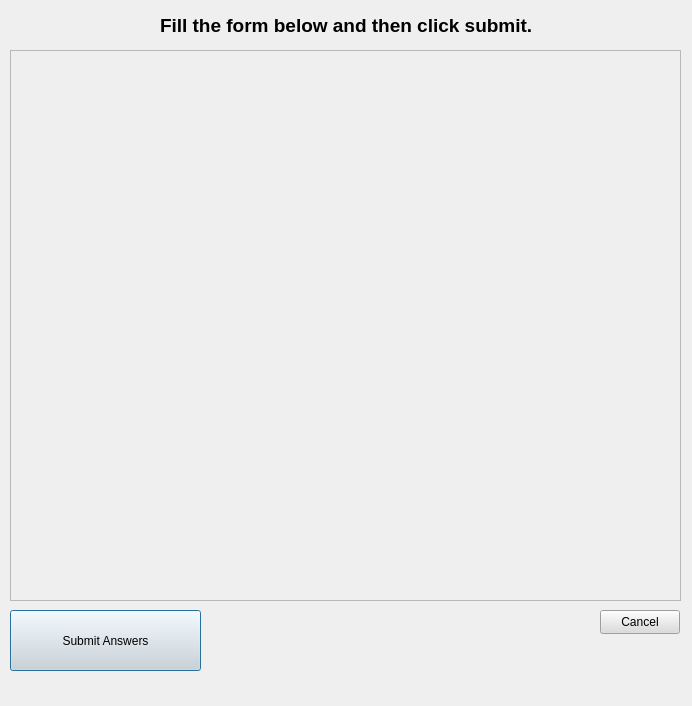
<?xml version="1.0" encoding="UTF-8"?>
<ui version="4.0">
 <class>Dialog</class>
 <widget class="QDialog" name="Dialog">
  <property name="geometry">
   <rect>
    <x>0</x>
    <y>0</y>
    <width>692</width>
    <height>706</height>
   </rect>
  </property>
  <property name="windowTitle">
   <string>Dialog</string>
  </property>
  <widget class="QLabel" name="label">
   <property name="geometry">
    <rect>
     <x>160</x>
     <y>10</y>
     <width>371</width>
     <height>31</height>
    </rect>
   </property>
   <property name="text">
    <string>&lt;html&gt;&lt;head/&gt;&lt;body&gt;&lt;p&gt;&lt;span style=&quot; font-size:14pt; font-weight:700;&quot;&gt;Fill the form below and then click submit.&lt;/span&gt;&lt;/p&gt;&lt;/body&gt;&lt;/html&gt;</string>
   </property>
  </widget>
  <widget class="QScrollArea" name="scrollArea">
   <property name="geometry">
    <rect>
     <x>10</x>
     <y>50</y>
     <width>671</width>
     <height>551</height>
    </rect>
   </property>
   <property name="widgetResizable">
    <bool>true</bool>
   </property>
   <widget class="QWidget" name="formToAnswer">
    <property name="geometry">
     <rect>
      <x>0</x>
      <y>0</y>
      <width>669</width>
      <height>549</height>
     </rect>
    </property>
   </widget>
  </widget>
  <widget class="QPushButton" name="submitAnswersButton">
   <property name="geometry">
    <rect>
     <x>10</x>
     <y>610</y>
     <width>191</width>
     <height>61</height>
    </rect>
   </property>
   <property name="styleSheet">
    <string notr="true">font: 11pt &quot;Segoe UI&quot;;
background-color: rgb(220, 220, 220);
color: rgb(0, 0, 0);</string>
   </property>
   <property name="text">
    <string>Submit Answers</string>
   </property>
  </widget>
  <widget class="QPushButton" name="cancelButton">
   <property name="geometry">
    <rect>
     <x>600</x>
     <y>610</y>
     <width>80</width>
     <height>24</height>
    </rect>
   </property>
   <property name="styleSheet">
    <string notr="true">font: 11pt &quot;Segoe UI&quot;;
background-color: rgb(220, 220, 220);
color: rgb(0, 0, 0);</string>
   </property>
   <property name="text">
    <string>Cancel</string>
   </property>
  </widget>
 </widget>
 <resources/>
 <connections/>
</ui>
